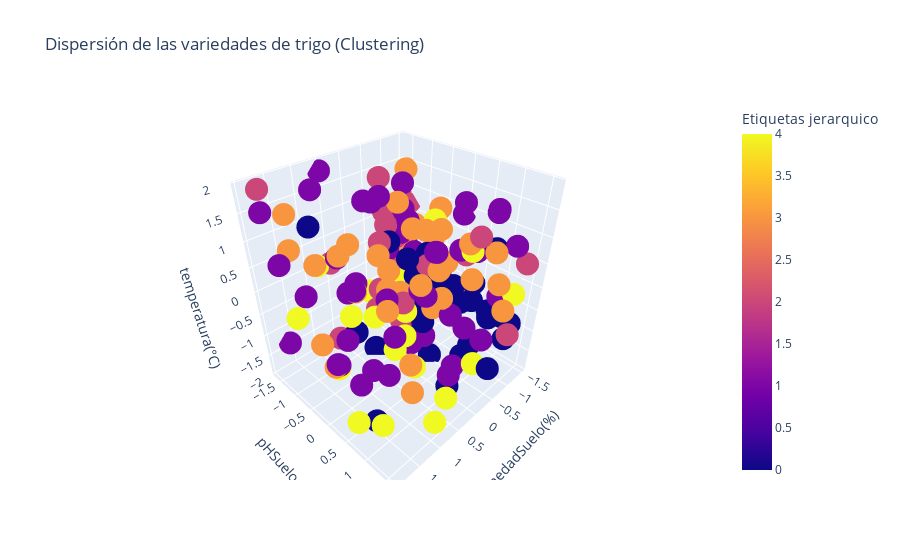

Notebook code cell kept with this figure:
### Code cell
fig = px.scatter_3d(df_clustering, x='humedadSuelo(%)', y='pHSuelo', z='temperatura(°C)',
                    color='Etiquetas jerarquico',
                    title='Dispersión de las variedades de trigo (Clustering)')
fig.show()

### Figure 1 — Plotly figure (JSON) as saved in the notebook; plotly's stock layout.template omitted (floating-point values rounded to 4 significant figures; data arrays with more than 128 entries replaced by an {"elided": "..."} marker saying what was removed)
{"data": [{"hovertemplate": "humedadSuelo(%)=%{x}<br>pHSuelo=%{y}<br>temperatura(°C)=%{z}<br>Etiquetas jerarquico=%{marker.color}<extra></extra>", "legendgroup": "", "marker": {"color": {"elided": "163 int values"}, "coloraxis": "coloraxis", "symbol": "circle"}, "mode": "markers", "name": "", "scene": "scene", "showlegend": false, "type": "scatter3d", "x": {"elided": "163 float values"}, "y": {"elided": "163 float values"}, "z": {"elided": "163 float values"}}], "layout": {"coloraxis": {"colorbar": {"title": {"text": "Etiquetas jerarquico"}}, "colorscale": [[0, "#0d0887"], [0.1111, "#46039f"], [0.2222, "#7201a8"], [0.3333, "#9c179e"], [0.4444, "#bd3786"], [0.5556, "#d8576b"], [0.6667, "#ed7953"], [0.7778, "#fb9f3a"], [0.8889, "#fdca26"], [1, "#f0f921"]]}, "legend": {"tracegroupgap": 0}, "scene": {"domain": {"x": [0, 1], "y": [0, 1]}, "xaxis": {"title": {"text": "humedadSuelo(%)"}}, "yaxis": {"title": {"text": "pHSuelo"}}, "zaxis": {"title": {"text": "temperatura(°C)"}}}, "title": {"text": "Dispersión de las variedades de trigo (Clustering)"}}}
